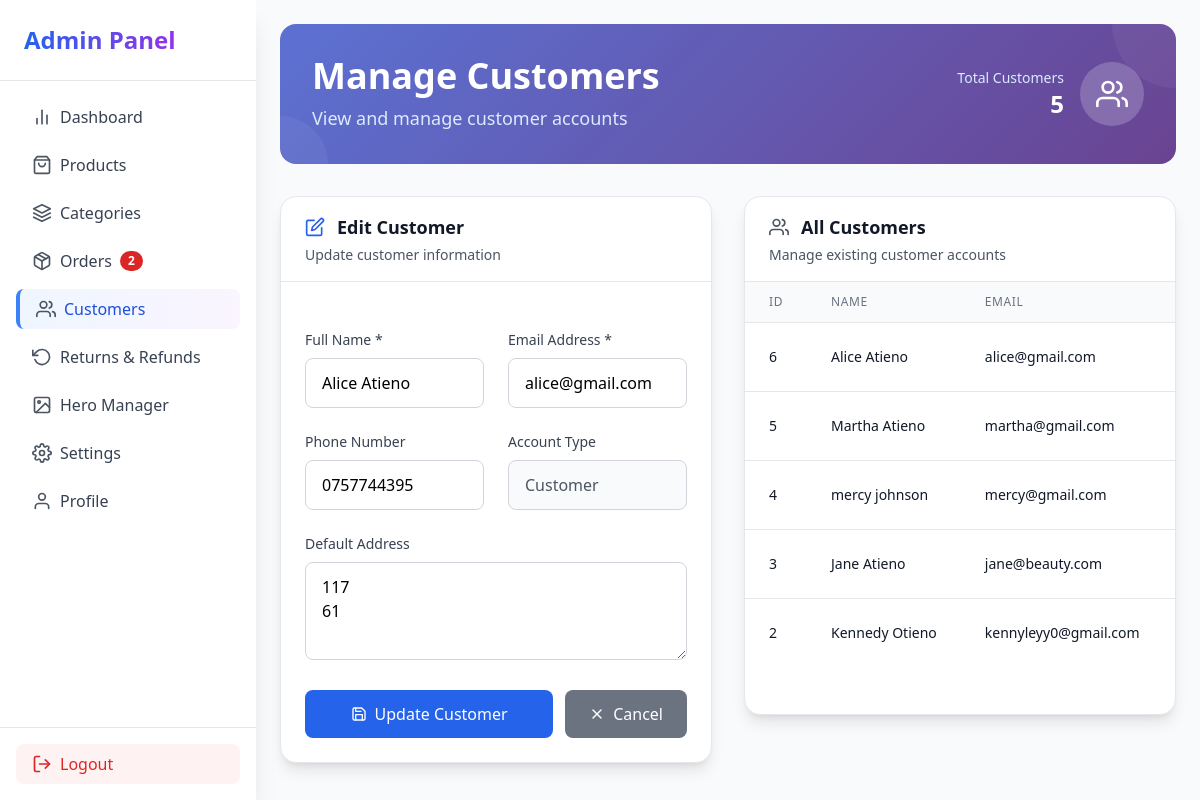
The page /admin/customers.php?edit=6 (signed in) on the database its author committed.
### tables this page shows
CREATE TABLE `users` (
  `id` int(11) NOT NULL,
  `name` varchar(100) DEFAULT NULL,
  `email` varchar(100) DEFAULT NULL,
  `phone` varchar(20) DEFAULT NULL,
  `default_address` text DEFAULT NULL,
  `password` varchar(255) DEFAULT NULL,
  `role` enum('customer','admin') DEFAULT 'customer',
  `created_at` timestamp NOT NULL DEFAULT current_timestamp(),
  `loyalty_points` int(11) DEFAULT 0,
  `referral_code` varchar(20) DEFAULT NULL,
  `referred_by` int(11) DEFAULT NULL,
  `total_referrals` int(11) DEFAULT 0,
  `total_points_earned` int(11) DEFAULT 0
);

### admin/customers.php (the view, shortened to what this page needs)
<?php
$dbAvailable = false;
$pdo = null;
try {
    $dbAvailable = true;
} catch (Exception $e) {
    $dbAvailable = false;
    $error = "❌ Database connection failed: " . $e->getMessage() . ". Please ensure MySQL drivers are installed.";
}
$itemsPerPage = 10;
$currentPage = isset($_GET['page']) ? (int)$_GET['page'] : 1;
$currentPage = max(1, $currentPage);
if ($dbAvailable) {
    try {
        $totalCountStmt = $pdo->query("SELECT COUNT(*) FROM users WHERE role = 'customer'");
        $totalCustomers = $totalCountStmt->fetchColumn();
    } catch (Exception $e) {
        $totalCustomers = 0;
        $error = "❌ Error counting customers: " . $e->getMessage();
    }
    $offset = ($currentPage - 1) * $itemsPerPage;
    $customers = [];
    try {
        $testStmt = $pdo->query("SELECT * FROM users WHERE role = 'customer' ORDER BY created_at DESC");
        $allCustomers = $testStmt->fetchAll(PDO::FETCH_ASSOC);
        if (count($allCustomers) > 0) {
            $customers = array_slice($allCustomers, $offset, $itemsPerPage);
        }
    } catch (Exception $e) {
        $error = "❌ Error fetching customers: " . $e->getMessage();
        $customers = [];
    }
    $editCustomer = null;
    if (isset($_GET['edit'])) {
        $editId = $_GET['edit'];
        try {
            $stmt = $pdo->prepare("SELECT * FROM users WHERE id = ? AND role = 'customer'");
            $stmt->execute([$editId]);
            $editCustomer = $stmt->fetch(PDO::FETCH_ASSOC);
        } catch (Exception $e) {
            $error = "❌ Error loading customer data.";
        }
    }
}
?>
<!DOCTYPE html>
<html lang="en">
<head>
    <script src="https://cdn.tailwindcss.com"></script>
</head>
<body class="bg-gray-50 min-h-screen">
    <div class="flex flex-col md:flex-row">
        <?php include('sidebar.php'); ?>
        <main class="flex-1 p-6 md:ml-64 mb-8 sm:mb-0">
            <div class="mb-8">
                <div class="gradient-bg rounded-2xl p-8 text-white relative overflow-hidden">
                    <div class="absolute inset-0 bg-black/10"></div>
                    <div class="relative z-10">
                        <div class="flex flex-col sm:flex-row sm:items-center sm:justify-between">
                            <div>
                                <h1 class="text-3xl sm:text-4xl font-bold mb-2">Manage Customers</h1>
                                <p class="text-blue-100 text-lg">View and manage customer accounts</p>
                            </div>
                            <div class="mt-4 sm:mt-0 flex items-center space-x-4">
                                <div class="text-right">
                                    <p class="text-blue-100 text-sm">Total Customers</p>
                                    <p class="text-2xl font-bold"><?= $totalCustomers ?></p>
                                </div>
                                <div class="w-16 h-16 bg-white/20 rounded-full flex items-center justify-center">
                                    <i data-feather="users" class="w-8 h-8"></i>
                                </div>
                            </div>
                        </div>
                    </div>
                    <div class="absolute top-0 right-0 w-32 h-32 bg-white/5 rounded-full -translate-y-16 translate-x-16"></div>
                    <div class="absolute bottom-0 left-0 w-24 h-24 bg-white/5 rounded-full translate-y-12 -translate-x-12"></div>
                </div>
            </div>
            <div class="grid grid-cols-1 lg:grid-cols-2 gap-8">
                <div class="bg-white rounded-2xl shadow-lg border border-gray-200 card-hover">
                    <div class="px-6 py-4 border-b border-gray-200">
                        <h2 class="flex items-center gap-3 text-lg font-semibold text-gray-900">
                            <i data-feather="<?= $editCustomer ? 'edit' : 'user-plus' ?>" class="w-5 h-5 text-blue-600"></i>
                            <?= $editCustomer ? 'Edit Customer' : 'Add New Customer' ?>
                        </h2>
                        <p class="text-sm text-gray-600 mt-1">
                            <?= $editCustomer ? 'Update customer information' : 'Create a new customer account' ?>
                        </p>
                    </div>
                    <form method="POST" class="p-6 space-y-6">
                        <div class="grid grid-cols-1 md:grid-cols-2 gap-6">
                            <div>
                                <label class="block text-sm font-medium text-gray-700 mb-2">Full Name *</label>
                                <input type="text" name="name" required
                                    value="<?= htmlspecialchars($editCustomer['name'] ?? '') ?>"
                                    class="w-full px-4 py-3 border border-gray-300 rounded-lg focus:ring-2 focus:ring-blue-500 focus:border-transparent transition-colors"
                                    placeholder="Enter full name">
                            </div>
                            <div>
                                <label class="block text-sm font-medium text-gray-700 mb-2">Email Address *</label>
                                <input type="email" name="email" required
                                    value="<?= htmlspecialchars($editCustomer['email'] ?? '') ?>"
                                    class="w-full px-4 py-3 border border-gray-300 rounded-lg focus:ring-2 focus:ring-blue-500 focus:border-transparent transition-colors"
                                    placeholder="Enter email address">
                            </div>
                        </div>
                        <div class="grid grid-cols-1 md:grid-cols-2 gap-6">
                            <div>
                                <label class="block text-sm font-medium text-gray-700 mb-2">Phone Number</label>
                                <input type="tel" name="phone"
                                    value="<?= htmlspecialchars($editCustomer['phone'] ?? '') ?>"
                                    class="w-full px-4 py-3 border border-gray-300 rounded-lg focus:ring-2 focus:ring-blue-500 focus:border-transparent transition-colors"
                                    placeholder="Enter phone number">
                            </div>
                            <div>
                                <label class="block text-sm font-medium text-gray-700 mb-2">Account Type</label>
                                <input type="text" value="Customer" readonly
                                    class="w-full px-4 py-3 border border-gray-300 rounded-lg bg-gray-50 text-gray-600">
                            </div>
                        </div>
                        <div>
                            <label class="block text-sm font-medium text-gray-700 mb-2">Default Address</label>
                            <textarea name="address" rows="3"
                                class="w-full px-4 py-3 border border-gray-300 rounded-lg focus:ring-2 focus:ring-blue-500 focus:border-transparent transition-colors"
                                placeholder="Enter default shipping address"><?= htmlspecialchars($editCustomer['default_address'] ?? '') ?></textarea>
                        </div>
                        <div class="flex gap-3">
                            <button type="submit"
                                class="flex-1 inline-flex items-center justify-center px-6 py-3 bg-blue-600 text-white font-medium rounded-lg hover:bg-blue-700 focus:outline-none focus:ring-2 focus:ring-blue-500 focus:ring-offset-2 transition-colors">
                                <i data-feather="<?= $editCustomer ? 'save' : 'user-plus' ?>" class="w-4 h-4 mr-2"></i>
                                <?= $editCustomer ? 'Update Customer' : 'Add Customer' ?>
                            </button>
                            <?php if ($editCustomer): ?>
                            <a href="customers.php"
                                class="inline-flex items-center justify-center px-6 py-3 bg-gray-500 text-white font-medium rounded-lg hover:bg-gray-600 focus:outline-none focus:ring-2 focus:ring-gray-500 focus:ring-offset-2 transition-colors">
                                <i data-feather="x" class="w-4 h-4 mr-2"></i>
                                Cancel
                            </a>
                            <?php endif; ?>
                        </div>
                    </form>
                </div>
                <div class="bg-white rounded-2xl shadow-lg border border-gray-200 card-hover mb-12">
                    <div class="px-6 py-4 border-b border-gray-200">
                        <h2 class="flex items-center gap-3 text-lg font-semibold text-gray-900">
                            <i data-feather="users" class="w-5 h-5 text-gray-600"></i>
                            All Customers
                        </h2>
                        <p class="text-sm text-gray-600 mt-1">Manage existing customer accounts</p>
                    </div>
                    <div class="overflow-x-auto">
                        <table class="min-w-full divide-y divide-gray-200">
                            <thead class="bg-gray-50">
                                <tr>
                                    <th class="px-6 py-3 text-left text-xs font-medium text-gray-500 uppercase tracking-wider">ID</th>
                                    <th class="px-6 py-3 text-left text-xs font-medium text-gray-500 uppercase tracking-wider">Name</th>
                                    <th class="px-6 py-3 text-left text-xs font-medium text-gray-500 uppercase tracking-wider">Email</th>
                                    <th class="px-6 py-3 text-left text-xs font-medium text-gray-500 uppercase tracking-wider">Phone</th>
                                </tr>
                            </thead>
                            <tbody class="bg-white divide-y divide-gray-200">
                                <?php if (count($customers) > 0): ?>
                                <?php foreach ($customers as $customer): ?>
                                <tr class="hover:bg-gray-50 transition-colors">
                                    <td class="px-6 py-4 whitespace-nowrap text-sm font-medium text-gray-900"><?= $customer['id'] ?></td>
                                    <td class="px-6 py-4 whitespace-nowrap">
                                        <div class="text-sm font-medium text-gray-900"><?= htmlspecialchars($customer['name']) ?></div>
                                    </td>
                                    <td class="px-6 py-4 whitespace-nowrap">
                                        <div class="text-sm text-gray-900"><?= htmlspecialchars($customer['email']) ?></div>
                                    </td>
                                    <td class="px-6 py-4 whitespace-nowrap text-sm text-gray-500">
                                    </td>
                                </tr>
                                <?php endforeach; ?>
                                <?php endif; ?>
                            </tbody>
                        </table>
                    </div>
                </div>
            </div>
        </main>
    </div>
</body>
</html>

### admin/customers.php (style rules this page uses)
.gradient-bg { background: linear-gradient(135deg, #667eea 0%, #764ba2 100%); }
.card-hover { transition: all 0.3s ease; }

### rows shown on the page
users: name "Alice Atieno", email "alice@gmail.com", phone "0757744395", address "117 61", id "6"
users: id "5", name "Martha Atieno", email "martha@gmail.com"
users: id "4", name "mercy johnson", email "mercy@gmail.com"
users: id "3", name "Jane Atieno", email "jane@beauty.com"
users: id "2", name "Kennedy Otieno", email "kennyleyy0@gmail.com"

### other values the page prints
$pendingCount "2"
$totalCustomers "5"
